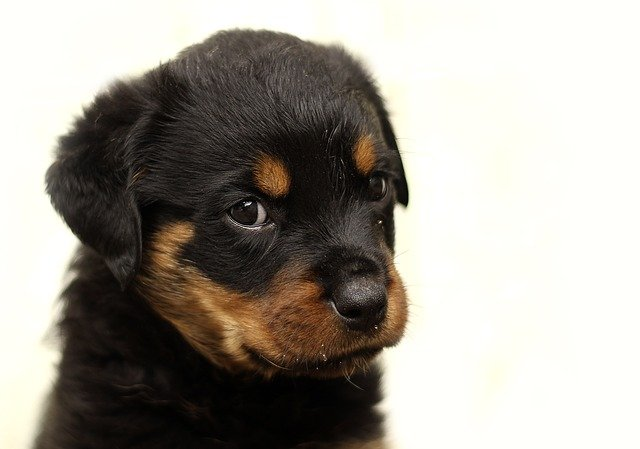
#> input picture hw/image_2.jpg, 640 x 449 px, found by its file name
$ python part1.py
#> lines starting #> are read from the running program, lines starting #| are printed output that depends on the picture; after the words box and inside, x2 and y2 are one past the last pixel; in counts of white or black regions, pixels touching at a corner belong together
import cv2
import numpy as np
import matplotlib.pyplot as plt

def createMask(img):
    # Create a rectangular bounding box around the foreground object
    mask = np.zeros(img.shape[:2], np.uint8)
    rect = (50, 50, img.shape[1]-50, img.shape[0]-50)
    cv2.grabCut(img, mask, rect, None, None, 5, cv2.GC_INIT_WITH_RECT)

    # Create a binary mask from the resulting mask
    mask = np.where((mask==2)|(mask==0), 0, 255).astype('uint8')

    return mask

def combineForegroundBackground(fgImg, fgMask, bgImg, topLeft):
    # Get the dimensions of the foreground image and background image
    fgH, fgW = fgImg.shape[:2]
    bgH, bgW = bgImg.shape[:2]

    # Get the position of the top-left corner of the foreground image in the background image
    fgTop, fgLeft = topLeft

    # Calculate the position of the bottom-right corner of the foreground image in the background image
    fgBottom = fgTop + fgH
    fgRight = fgLeft + fgW

    # Create a copy of the background image
    outputImg = bgImg.copy()

    # Loop through each pixel in the foreground mask
    for y in range(fgH):
        for x in range(fgW):
            # If the pixel belongs to the foreground object
            if fgMask[y,x] > 0:
                # Calculate the corresponding position in the background image
                bgX = fgLeft + x
                bgY = fgTop + y

                # Make sure the position is within the bounds of the background image
                if bgX >= 0 and bgX < bgW and bgY >= 0 and bgY < bgH:
                    # Copy the pixel value from the foreground image to the background image
                    outputImg[bgY,bgX] = fgImg[y,x]

    return outputImg

# Load the foreground and background images
fgImg = cv2.imread(r"C:\Users\ecena\OneDrive\Belgeler\Image Processing\hw\image_2.jpg")
#> fgImg is the input picture: shape (449, 640, 3); mean B, G, R 149.4, 157.1, 161.8
bgImg = cv2.imread(r"C:\Users\ecena\OneDrive\Belgeler\Image Processing\hw\background.jpg")
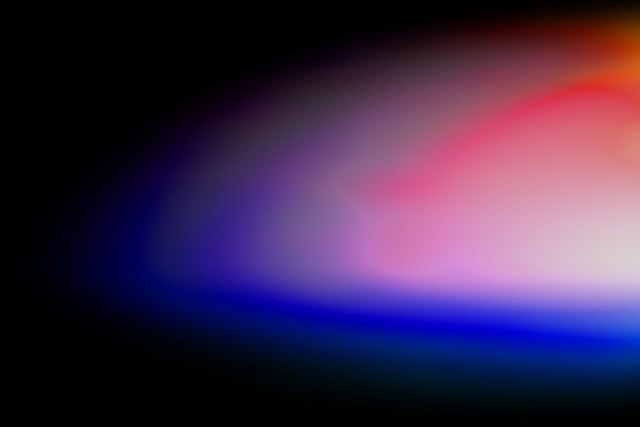
#> input picture hw/background.jpg, 1280 x 853 px, found by its file name (shown at 1/2 size)
#> bgImg is the input picture: shape (853, 1280, 3); mean B, G, R 75.1, 40.5, 62.3

# Create a mask of the foreground image
fgMask = createMask(fgImg)
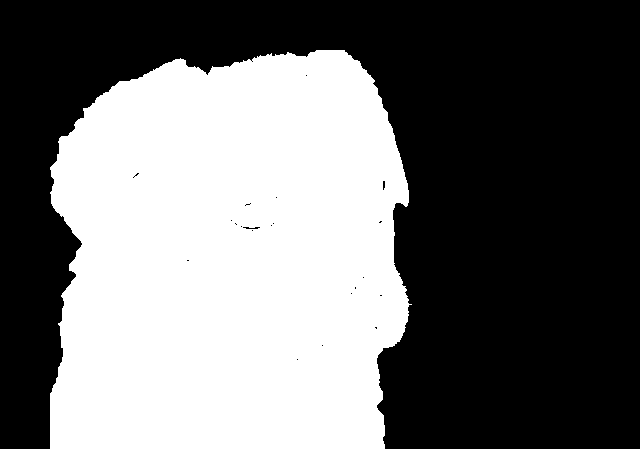
#> fgMask: shape (449, 640); 43.7% white; 1 white region, box (x1, y1, x2, y2) and area: (50, 50, 412, 449) 125663

topLeft = (528, 279)
topMiddle = (150,1000)
topRight= (166, 456)


# Combine the foreground and background images
outputImg = combineForegroundBackground(fgImg, fgMask, bgImg, topLeft)
#> after the loop in combineForegroundBackground, `for y in range(fgH):`:
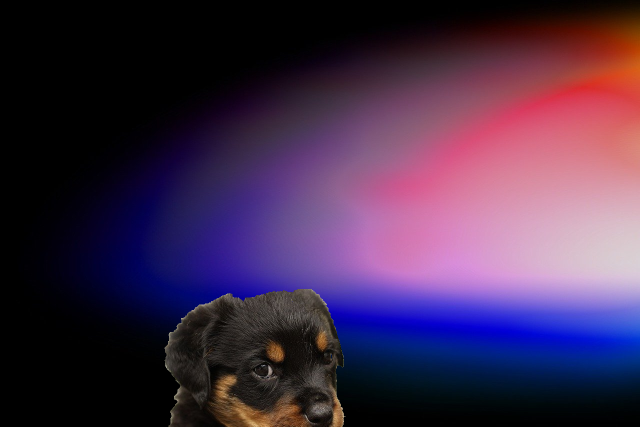
#> outputImg: shape (853, 1280, 3) (shown at 1/2 size); 7.76% of pixels changed, all inside (x1, y1, x2, y2) = (329, 578, 691, 853)
plt.imshow(outputImg[:,:,::-1])
plt.imshow(cv2.cvtColor(outputImg, cv2.COLOR_BGR2RGB))
plt.show()

#cv2.imshow("Output Image Left", outputImg)

outputImg2 = combineForegroundBackground(fgImg, fgMask, bgImg, topMiddle)
#> call 2 of combineForegroundBackground, with topLeft = (150, 1000)
#> after the loop in combineForegroundBackground (call 2), `for y in range(fgH):`:
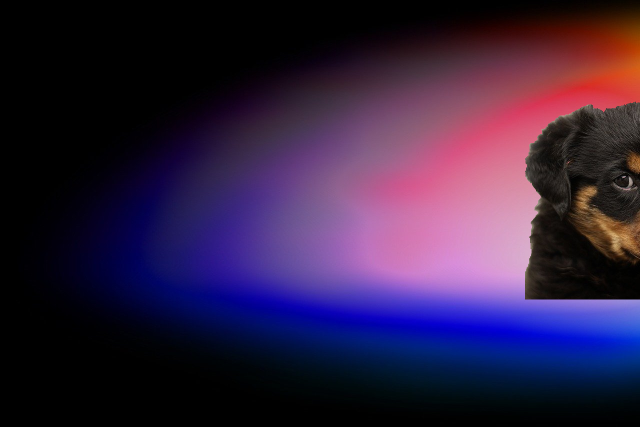
#> outputImg: shape (853, 1280, 3) (shown at 1/2 size); 7.49% of pixels changed, all inside (x1, y1, x2, y2) = (1050, 203, 1280, 599)
plt.imshow(outputImg2[:,:,::-1])
plt.imshow(cv2.cvtColor(outputImg2, cv2.COLOR_BGR2RGB))
plt.show()
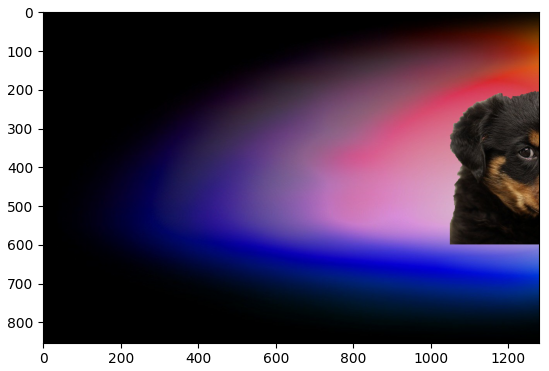
#> figure drawn by matplotlib, 1 panel

outputImg3 = combineForegroundBackground(fgImg, fgMask, bgImg, topRight)
#> call 3 of combineForegroundBackground, with topLeft = (166, 456)
#> after the loop in combineForegroundBackground (call 3), `for y in range(fgH):`:
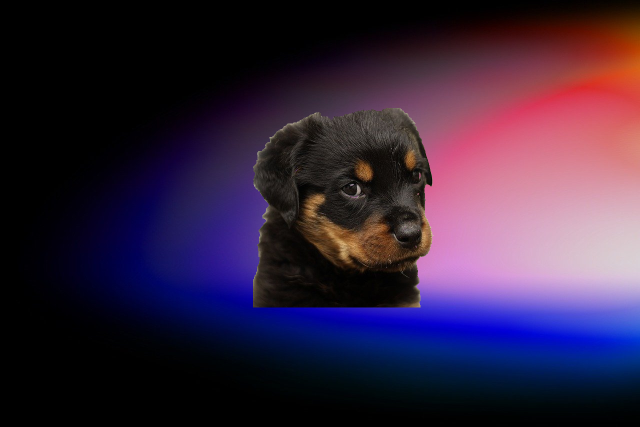
#> outputImg: shape (853, 1280, 3) (shown at 1/2 size); 11.51% of pixels changed, all inside (x1, y1, x2, y2) = (506, 216, 868, 615)
#cv2.imshow("Output Image Left", outputImg2)
plt.imshow(outputImg3[:,:,::-1])
plt.imshow(cv2.cvtColor(outputImg3, cv2.COLOR_BGR2RGB))
plt.show()
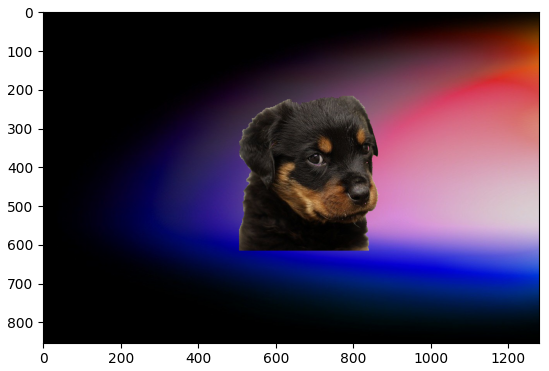
#> figure drawn by matplotlib, 1 panel


cv2.waitKey(0)
cv2.destroyAllWindows()
